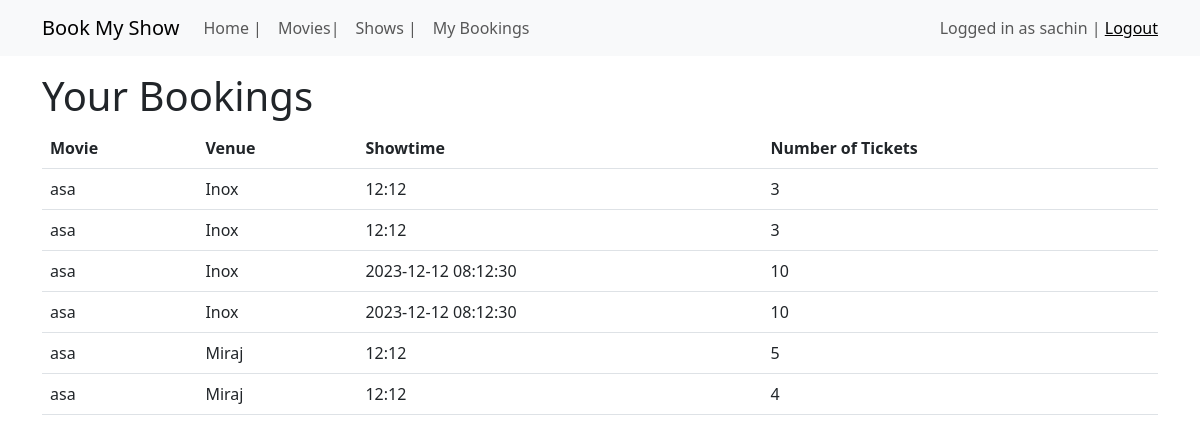
The page /bookings (signed in) on the database its author committed.
### application/models.py (models this page shows, shortened)
class User(UserMixin,db.Model):
    id = db.Column(db.Integer, primary_key=True)
    username = db.Column(db.String(100), nullable=False)
    email = db.Column(db.String(100), nullable=False)
    is_admin = db.Column(db.Boolean, default=False)
    password_hash = db.Column(db.String(128),nullable=True)
    bookings = db.relationship('Booking', backref='user', lazy=True)
    comments = db.relationship('Comment', backref='user', lazy=True)
    likes = db.relationship('Like', backref='user', lazy=True)
    @property
    def password(self):
        raise AttributeError('Password is not a redable Attribute! ')

class Booking(db.Model):
    id = db.Column(db.Integer, primary_key=True)
    user_id = db.Column(db.Integer, db.ForeignKey('user.id'), nullable=False)
    showtime_id = db.Column(db.Integer, db.ForeignKey('showtime.id'), nullable=False)
    movie_id = db.Column(db.Integer, db.ForeignKey('movie.id'), nullable=False)
    cinema_id = db.Column(db.Integer, db.ForeignKey('cinema.id'), nullable=False)
    date = db.Column(db.Date)
    time = db.Column(db.Time)
    num_tickets = db.Column(db.Integer, nullable=False)

class Movie(db.Model):
    id = db.Column(db.Integer, primary_key=True)
    name = db.Column(db.String(100), nullable=False)
    genre = db.Column(db.String(100), nullable=False)
    director = db.Column(db.String(100), nullable=False)
    cast = db.Column(db.String(1000), nullable=False)
    synopsis = db.Column(db.Text, nullable=False)
    duration = db.Column(db.Integer, nullable=False)
    release_date = db.Column(db.Text)
    rating = db.Column(db.Float, nullable=False)
    poster = db.Column(db.String(100))
    bookings = db.relationship('Booking', backref='movie', lazy=True)
    comments = db.relationship('Comment', backref='movie', lazy=True)
    likes = db.relationship('Like', backref='movie', lazy=True)
    showtimes = db.relationship('Showtime', backref='movie', lazy=True)

class Cinema(db.Model):
    id = db.Column(db.Integer, primary_key=True)
    name = db.Column(db.String(100), nullable=False)
    location = db.Column(db.String(100), nullable=False)
    seating_capacity = db.Column(db.Integer, nullable=False)
    showtimes = db.relationship('Showtime', backref='cinema', lazy=True)
    bookings = db.relationship('Booking', backref='cinema', lazy=True)

class Showtime(db.Model):
    id = db.Column(db.Integer, primary_key=True)
    movie_id = db.Column(db.Integer, db.ForeignKey('movie.id') )
    cinema_id = db.Column(db.Integer, db.ForeignKey('cinema.id'))
    date = db.Column(db.String)
    time = db.Column(db.String, nullable=False)
    ticket_price = db.Column(db.Float, nullable=False)
    bookings = db.relationship('Booking', backref='showtime', lazy=True)
    num_booked = db.Column(db.Integer, default=0)

### application/controllers.py (the view)
@app.route('/bookings', methods=['GET', 'POST'])
@login_required
def bookings():
    bookings = Booking.query.filter_by(user_id=current_user.id).all()
    return render_template('bookings.html', bookings=bookings)

### application/controllers.py (called while the page is built)
@login_manager.user_loader
def load_user(user_id):
    return User.query.get(int(user_id))

### templates/bookings.html
{% extends "base.html" %}
{% block content %}
  <h1>Your Bookings</h1>
  {% if bookings %}
    <table class="table">
      <thead>
        <tr>
          <th>Movie</th>
          <th>Venue</th>
          <th>Showtime</th>
          <th>Number of Tickets</th>
        </tr>
      </thead>
      <tbody>
        {% for booking in bookings %}
          <tr>
            <td>{{ booking.movie.name }}</td>
            <td>{{ booking.cinema.name }}</td>
            <td>{{ booking.showtime.time }}</td>
            <td>{{ booking.num_tickets }}</td>
          </tr>
        {% endfor %}
      </tbody>
    </table>
  {% else %}
    <p>You haven't made any bookings yet.</p>
  {% endif %}
{% endblock %}

### templates/base.html (shortened to what this page needs)
<!DOCTYPE html>
<html>
<head>
	{% block styles %}
	<link rel="stylesheet" href="{{ url_for('static', filename='css/style.css') }}">
	<link href="https://cdn.jsdelivr.net/npm/bootstrap@5.3.0-alpha3/dist/css/bootstrap.min.css" rel="stylesheet">
	{% endblock %}
</head>
<body>
	<nav class="navbar navbar-expand-lg navbar-light bg-light">
		<div class="container">
			<a class="navbar-brand" href="#">Book My Show</a>
			<div class="collapse navbar-collapse" id="navbarNav">
				<ul class="navbar-nav">
					<li class="nav-item">
						<a class="nav-link" href="#">Home | </a>
					</li>
					<li class="nav-item">
						<a class="nav-link" href="#">Movies| </a>
					</li>
					<li class="nav-item">
						<a class="nav-link" href="#">Shows | </a>
					</li>
					{% if current_user %}
					<li class="nav-item">
						<a class="nav-link" href="#">My Bookings</a>
					</li>
					{% endif %}
				</ul>
				{% if current_user %}
				<div class="navbar-text ms-auto">
					Logged in as {{ current_user.username }} | <a href="{{ url_for('logout')}}">Logout</a>
				</div>
				{% else %}
				<div class="navbar-text ms-auto">
					<a href="#">Login</a> | <a href="#">Register</a>
				</div>
				{% endif %}
			</div>
		</div>
	</nav>
	<div class="container mt-3">
		{% block content %}{% endblock %}
	</div>
</body>
</html>

### rows shown on the page
User: username "sachin"
Booking: movie.name "asa", cinema.name "Inox", showtime.time "12:12", num_tickets "3"
Booking: movie.name "asa", cinema.name "Inox", showtime.time "12:12", num_tickets "3"
Booking: movie.name "asa", cinema.name "Inox", showtime.time "2023-12-12 08:12:30", num_tickets "10"
Booking: movie.name "asa", cinema.name "Inox", showtime.time "2023-12-12 08:12:30", num_tickets "10"
Booking: movie.name "asa", cinema.name "Miraj", showtime.time "12:12", num_tickets "5"
Booking: movie.name "asa", cinema.name "Miraj", showtime.time "12:12", num_tickets "4"
